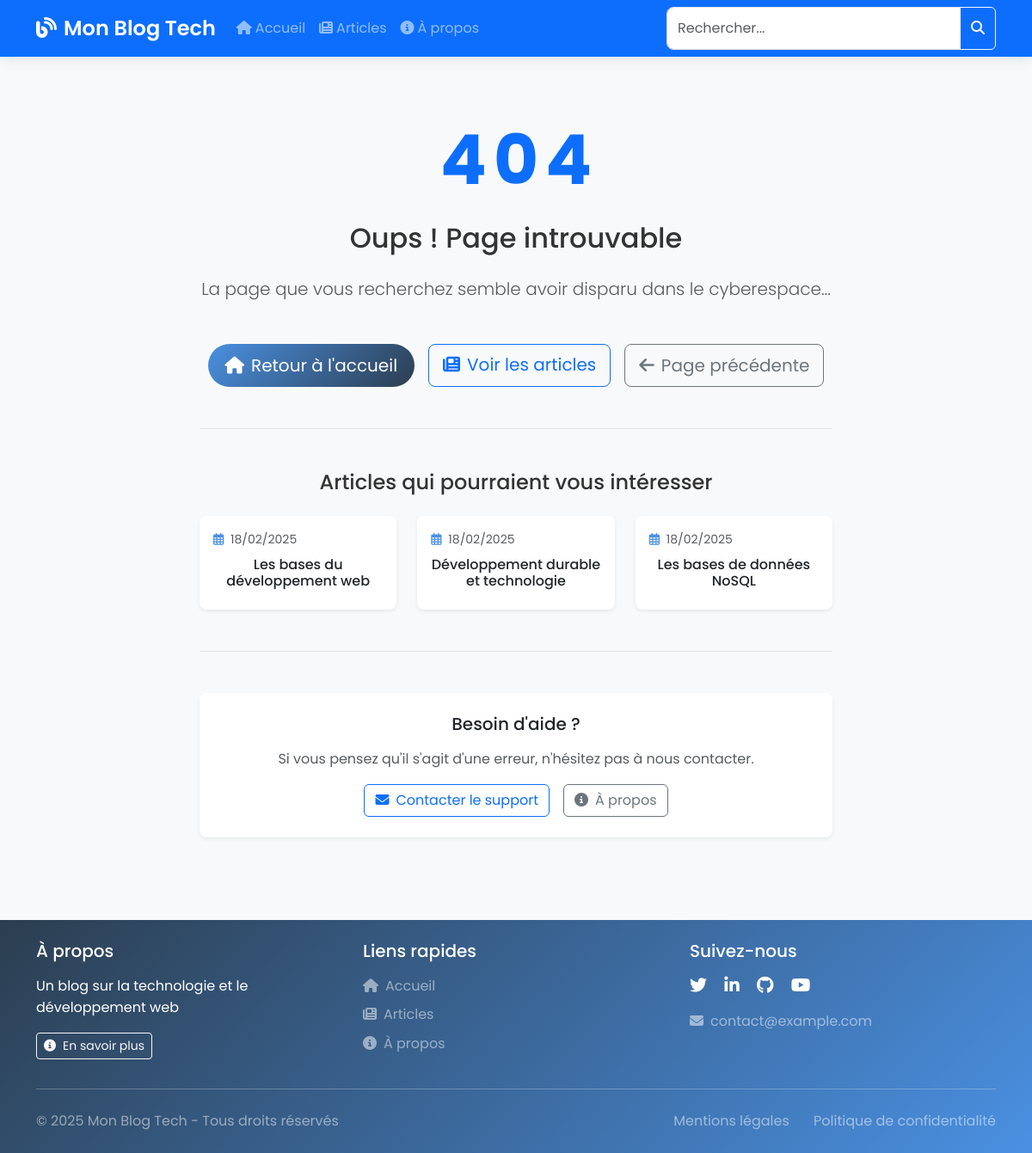
/404.php, run on an earlier commit of the app's database.
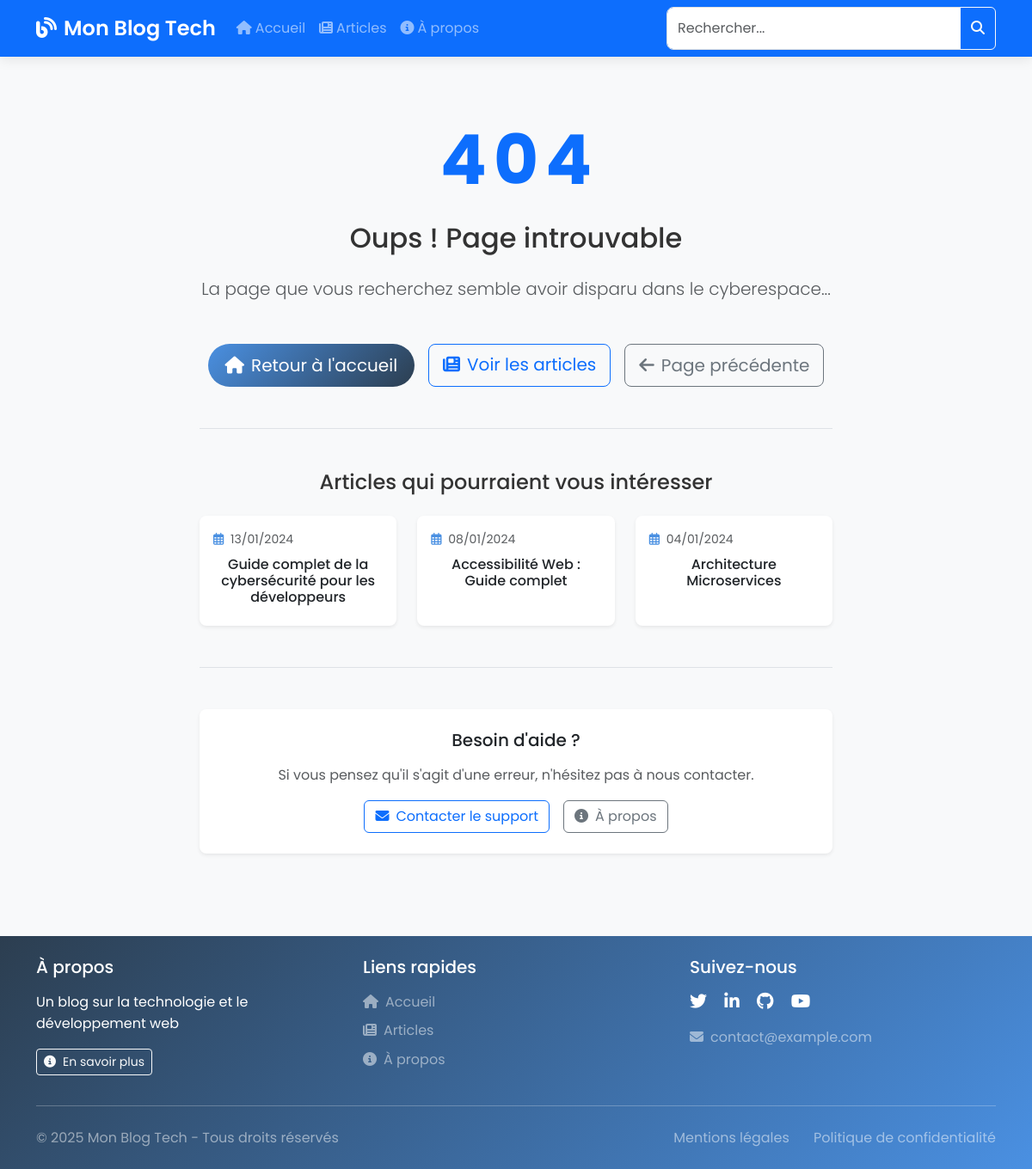
And on a later commit of the database.
### tables this page shows
CREATE TABLE IF NOT EXISTS articles (
    id INT AUTO_INCREMENT PRIMARY KEY,
    titre VARCHAR(255) NOT NULL,
    contenu TEXT NOT NULL,
    date_creation TIMESTAMP DEFAULT CURRENT_TIMESTAMP
);

### 404.php (the view, shortened to what this page needs)
<?php
require_once('includes/db.php');
require_once('includes/header.php');
$stmt = $pdo->query("SELECT * FROM articles ORDER BY RAND() LIMIT 3");
$articles_suggeres = $stmt->fetchAll();
?>
<div class="container py-5">
    <div class="row justify-content-center">
        <div class="col-md-8 text-center">
            <div class="error-content mb-5">
                <div class="error-number mb-4">
                    <span class="display-1 text-primary fw-bold">4</span>
                    <span class="display-1 text-primary fw-bold rotating">0</span>
                    <span class="display-1 text-primary fw-bold">4</span>
                </div>
                <h1 class="h2 mb-4">Oups ! Page introuvable</h1>
                <p class="lead text-muted mb-5">
                    La page que vous recherchez semble avoir disparu dans le cyberespace...
                </p>
                <div class="error-actions d-flex flex-column flex-md-row justify-content-center gap-3">
                    <a href="<?php echo dirname($_SERVER['PHP_SELF']); ?>/index.php" class="btn btn-primary btn-lg">
                        <i class="fas fa-home me-2"></i>Retour à l'accueil
                    </a>
                    <a href="<?php echo dirname($_SERVER['PHP_SELF']); ?>/articles.php" class="btn btn-outline-primary btn-lg">
                        <i class="fas fa-newspaper me-2"></i>Voir les articles
                    </a>
                    <button onclick="window.history.back()" class="btn btn-outline-secondary btn-lg">
                        <i class="fas fa-arrow-left me-2"></i>Page précédente
                    </button>
                </div>
            </div>
            <?php if (!empty($articles_suggeres)): ?>
            <div class="suggestions-section mt-5 pt-5 border-top">
                <h2 class="h4 mb-4">Articles qui pourraient vous intéresser</h2>
                <div class="row g-4">
                    <?php foreach ($articles_suggeres as $article): ?>
                    <div class="col-md-4">
                        <div class="card h-100 border-0 shadow-sm article-card">
                            <div class="card-body">
                                <div class="article-meta mb-2">
                                    <small class="text-muted">
                                        <i class="far fa-calendar-alt me-1"></i>
                                        <?php echo date('d/m/Y', strtotime($article['date_creation'])); ?>
                                    </small>
                                </div>
                                <h3 class="h6 card-title">
                                    <a href="<?php echo dirname($_SERVER['PHP_SELF']); ?>/article.php?id=<?php echo $article['id']; ?>"
                                       class="text-decoration-none text-dark stretched-link">
                                        <?php echo htmlspecialchars($article['titre']); ?>
                                    </a>
                                </h3>
                            </div>
                        </div>
                    </div>
                    <?php endforeach; ?>
                </div>
            </div>
            <?php endif; ?>
            <div class="support-section mt-5 pt-5 border-top">
                <div class="card border-0 shadow-sm">
                    <div class="card-body p-4">
                        <h3 class="h5 mb-3">Besoin d'aide ?</h3>
                        <p class="text-muted mb-3">
                            Si vous pensez qu'il s'agit d'une erreur, n'hésitez pas à nous contacter.
                        </p>
                        <div class="d-flex justify-content-center gap-3">
                            <a href="mailto:support@example.com" class="btn btn-outline-primary">
                                <i class="fas fa-envelope me-2"></i>Contacter le support
                            </a>
                            <a href="<?php echo dirname($_SERVER['PHP_SELF']); ?>/about.php" class="btn btn-outline-secondary">
                                <i class="fas fa-info-circle me-2"></i>À propos
                            </a>
                        </div>
                    </div>
                </div>
            </div>
        </div>
    </div>
</div>
<?php require_once('includes/footer.php'); ?>

What changed in the data, as far as the page shows it:
removed articles: date_creation "18/02/2025", titre "Les bases du développement web"
removed articles: date_creation "18/02/2025", titre "Développement durable et technologie"
removed articles: date_creation "18/02/2025", titre "Les bases de données NoSQL"
added articles: date_creation "13/01/2024", titre "Guide complet de la cybersécurité pour les développeurs"
added articles: date_creation "08/01/2024", titre "Accessibilité Web : Guide complet"
added articles: date_creation "04/01/2024", titre "Architecture Microservices"
